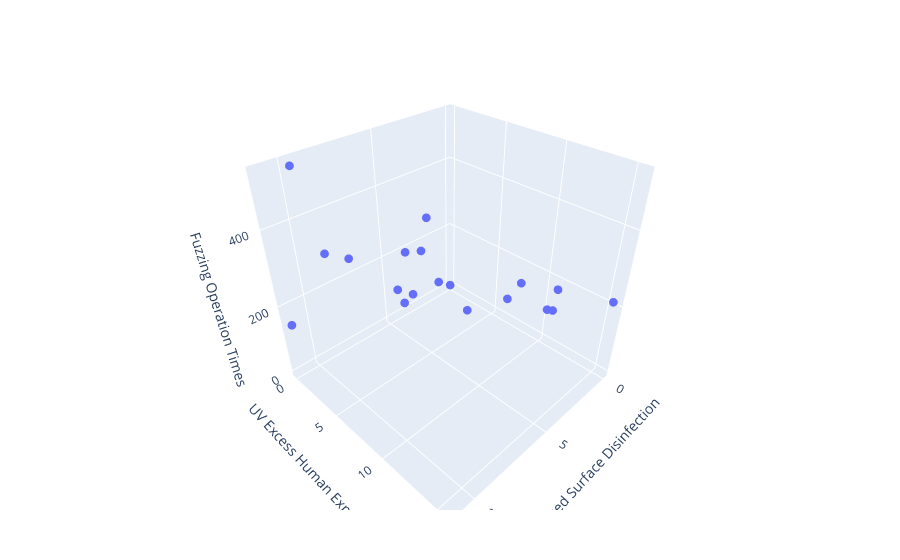

Notebook cell for this chart:
### Code cell
using PlotlyJS

fig = make_subplots(

    rows=1, cols=1,

    specs=fill(Spec(kind="scene"), 1, 1)
)

layout = Layout(

    scene=attr( 
            xaxis=attr(
                nticks=4,
                title="UV Missed Surface Disinfection"),
            yaxis=attr(
                nticks=4,
                title="UV Excess\n Human Exposure"),
            zaxis=attr(
                nticks=4, 
                title="Fuzzing Operation Times")))

plot(timebased_data, x=:uvMissSurface, y=:uvExcessHuman, z=:fuzzOpTimes, type="scatter3d",
mode="markers", marker=attr(size=3), layout)

### Figure 1 — Plotly figure (JSON) as saved in the notebook; plotly's stock layout.template omitted (floating-point values rounded to 4 significant figures)
{"data": [{"marker": {"size": 3}, "mode": "markers", "type": "scatter3d", "x": [0, 9.72, 11.1, 0, 0, 0, 7.6, 7, 2.15, 6.75, 4.54, 0.58, 2.87, 3.17, 6.13, 2.66, 9.1, 5.28, 2.99, 6.2], "xaxis": "x", "y": [0, 0.08, 0, 0, 15.54, 10.96, 0.54, 7.3, 8.91, 7.48, 12.44, 11.66, 5.89, 0, 4.3, 12.82, 1.02, 1.72, 2.91, 4.05], "yaxis": "y", "z": [0.08, 522.9, 146.5, 0.08, 213.8, 105.2, 264.5, 373.0, 159.1, 447.0, 321.0, 196.3, 86.6, 42.78, 307.5, 211.2, 316.6, 138.4, 129.3, 161.4]}], "layout": {"legend": {"tracegroupgap": 0}, "margin": {"b": 50, "l": 50, "r": 50, "t": 60}, "scene": {"xaxis": {"nticks": 4, "title": "UV Missed Surface Disinfection"}, "yaxis": {"nticks": 4, "title": "UV Excess\n Human Exposure"}, "zaxis": {"nticks": 4, "title": "Fuzzing Operation Times"}}, "xaxis": {"title": {"text": "uvMissSurface"}}, "yaxis": {"title": {"text": "uvExcessHuman"}}}}
